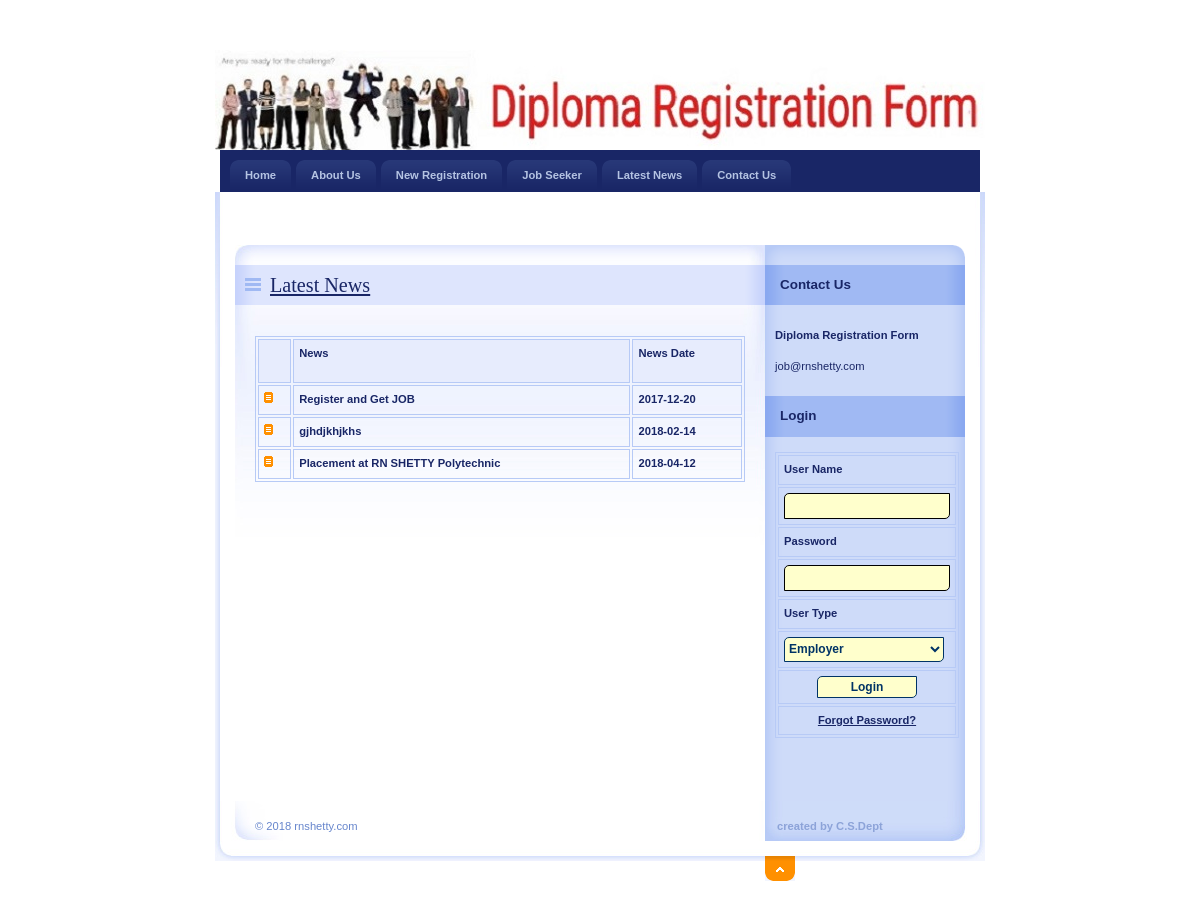
/News.php, run on the app's committed database.
### tables this page shows
CREATE TABLE IF NOT EXISTS `news_master` (
  `NewsId` int(11) NOT NULL AUTO_INCREMENT,
  `News` varchar(200) NOT NULL,
  `NewsDate` date NOT NULL,
  PRIMARY KEY (`NewsId`)
);

### News.php (the view, shortened to what this page needs)
<!DOCTYPE html PUBLIC "-//W3C//DTD XHTML 1.0 Strict//EN" "http://www.w3.org/TR/xhtml1/DTD/xhtml1-strict.dtd">
<html xmlns="http://www.w3.org/1999/xhtml" xml:lang="cs" lang="cs">
<head>
    <link rel="stylesheet" media="screen,projection" type="text/css" href="./css/main.css" />
    <link rel="stylesheet" media="print" type="text/css" href="./css/print.css" />
    <link rel="stylesheet" media="aural" type="text/css" href="./css/aural.css" />
</head>
<body id="www-url-cz">
<div id="main" class="box">
<?php
include "Header.php"
?>
<?php
include "menu.php"
?>
    <div id="page" class="box">
    <div id="page-in" class="box">
        <div id="strip" class="box noprint">
            <p id="breadcrumbs">&nbsp;</p>
        </div>
        <div id="content">
            <div class="article">
                <h2><span><a href="#">Latest News</a></span></h2>
                <p>
                <table width="100%" border="1" cellpadding="1" cellspacing="2" bordercolor="#006699" >
<tr>
  <th bgcolor="#006699" class="style3">&nbsp;</th>
<th height="32" bgcolor="#006699" class="style3"><div align="left" class="style9 style5 style2"><strong>News</strong></div></th>
<th bgcolor="#006699" class="style3"><div align="left" class="style9 style5 style2"><strong>News Date</strong></div></th>
</tr>
<?php
$con = mysql_connect("localhost","root");
$sql = "select * from News_Master";
$result = mysql_query($sql,$con);
while($row = mysql_fetch_array($result))
{
$News=$row['News'];
$NewsDate=$row['NewsDate'];
?>
<tr>
  <td class="style3"><img src="design/ico_archive2.gif" alt="" width="9" height="11" /></td>
<td class="style3"><div align="left" class="style9 style5"><strong><?php echo $News;?></strong></div></td>
<td class="style3"><div align="left" class="style9 style5"><strong><?php echo $NewsDate;?></strong></div></td>
</tr>
<?php
}
?>
</table>
                </p>
                <p class="btn-more box noprint">&nbsp;</p>
          </div>
        </div>
<?php
include "right.php"
?>
    </div>
    </div>
<?php
include "footer.php"
?>
</div>
</body>
</html>

### css/main.css (style rules this page uses)
* { min-height:1px; }
body { border:0; margin:0; padding:0; background:#F2F5GH url("../design/bg.gif") 0 0 repeat-x; font:70%/160% "verdana",sans-serif; color:#192666; _text-align:center; }
a { color:#192666; }
p { border:0; margin:15px 0; padding:0; line-height:30px; }
div { display:block; border:0; margin:0; padding:0; }
h1, h2, h3, h4, h5 { border:0; margin:15px 0 10px 0; padding:0; font-weight:bold; }
h2 { font-size:180%; line-height:100%; font-family:"georgia",serif; font-weight:normal; }
table { display:table; margin:15px 0; padding:0; border:1px solid #B7CAF6; font-size:100%; }
tr { display:table-row; }
th, td { display: table-cell; border:1px solid #B7CAF6; margin:0; padding:5px; vertical-align:top; text-align:left; }
th { background:#E7ECFD; text-align:center; color:#192666; font-weight:bold; }
a, img, span { border:0; margin:0; padding:0; }
strong, .strong { font-weight:bold; }
.box { min-height:1px; _height:1px; }
.box:after { content:"."; display:block; line-height:0px; font-size:0px; visibility:hidden; clear:both; }
#main { width:770px; margin:50px auto 0 auto; _text-align:left; }
#page { width:770px; min-height:1px; background:#FFF url("../design/bg_page.gif") 0 0 repeat-y; _height:1px; }
#page-in { min-height:1px; padding:10px 0; background:url("../design/bg_page_in.jpg") 0 0 no-repeat; _height:1px; }
#strip { position:relative; clear:both; padding:3px 20px 10px 20px; color:#6182D1; }
#strip p { margin:0; }
#strip #breadcrumbs { width:520px; margin:0; padding:0; }
#content { float:left; width:530px; _width:550px; margin:0; padding:0 0 0 20px; }
#content .article { clear:both; margin:0; padding:20px; background:url("../design/content_article_bg.jpg") 0 0 no-repeat; }
#content .article h2 { margin:0 -20px; padding:10px; background:#DEE5FD url("../design/content_title_bg.gif") 0 0 repeat-y; color:#192666; }
#content .article h2 span { background:url("../design/ico_list.gif") 0 50% no-repeat; padding-left:25px; }
#content .article p { text-align:justify; }
#content .btn-more { margin:0 0 15px 0; padding:0; border:0; position:relative; }

### css/print.css (style rules this page uses)
body { border:0; margin:0; padding:0; font-size:12pt }
a { color:#000; text-decoration:none; }
h1, h2, h3 { page-break-after:avoid; page-break-inside:avoid; }
table { border-collapse: collapse; border-width:1px; border-style:solid; }
th, td { display:table-cell; border-width:1px; border-style:solid; }
.noprint { display:none; }

### css/aural.css (style rules this page uses)
body { voice-family:paul,male; volume:loud; speech-rate:slow; richness:90; stress:20; }
h1, h2, h3, h4, h5 { cue-before:url("ping.au"); }
p, table { pause:50ms; }
strong { pitch:medium; pitch-range:60; stress:90; richness:90; }

### News.php (style rules this page uses)
.style2 { font-weight: bold }

### data on the page
news_master: News "Register and Get JOB", NewsDate "2017-12-20"
news_master: News "gjhdjkhjkhs", NewsDate "2018-02-14"
news_master: News "Placement at RN SHETTY Polytechnic", NewsDate "2018-04-12"
